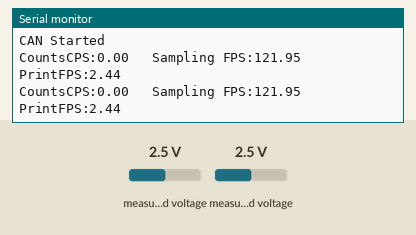
Simulated run of this sketch. Board: ESP32. Shown: the last lines printed to the serial monitor. Inputs (shaded band) come from the test bench; at power-on: measured voltage 2.5 V. No CAN messages arrive unless stated.

Above: at 1.2 s.
1.3 s: measured voltage (sensor 200) set to 0.1 V
At 1.51 s:
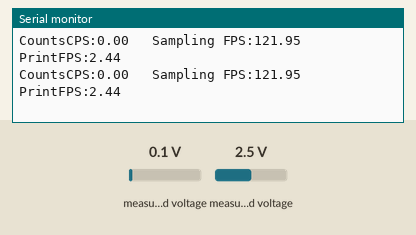
2.8 s: measured voltage (sensor 200) set to 1.2 V
At 3.17 s:
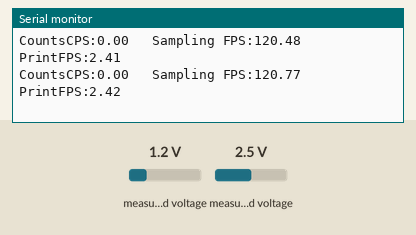
Timing chart, 0 to 5.8 s (numbered marks = the images above; inputs shaded):
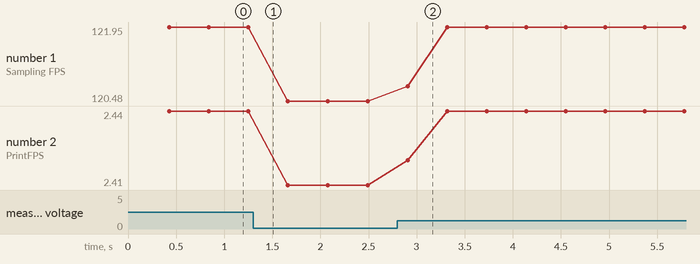

The sketch:

ESP32_PropDaq_Flow.ino
```cpp
#include <Wire.h>
#include <ADS1X15.h>
#include <arduinoFFT.h>
#include "driver/twai.h"

// CAN TWAI message to send
twai_message_t txMessage;

// Pins used to connect to CAN bus transceiver:
#define CAN_RX 10
#define CAN_TX 9
int canTXRXcount[2] = {0,0};

TwoWire I2C_one(0);
//ADS1015 ADS(0x48, &I2C_one); // ADS1015 object using TwoWire
ADS1115 ADS(0x48, &I2C_one); // ADS1115 object using TwoWire

const int numSamples = 1100; // Number of samples for Counter to store/FFT
double samplingFrequency = 3300; //868; // Maximum sampling rate in Hz, usually 868.0 or 3300
volatile double voltageSamples[numSamples];
volatile double vImag[numSamples];
volatile double min_count[numSamples];

//arduinoFFT FFT = arduinoFFT();
unsigned long startTime;

void setup() {
  Serial.begin(921600);
  //I2C_one.begin(13, 14);
  I2C_one.begin(16, 17); //1015
  //I2C_one.begin(42, 41); //1115
  //I2C_one.begin(5, 4);
  I2C_one.setClock(400000);
  startTime = millis();

  // Initialize the ADS1115
  if (!ADS.begin()) {
    Serial.println("Failed to initialize ADS.");
    while (1);
  }
  ADS.setMode(0);
  ADS.setDataRate(7);
  // Set the gain to the desired range (adjust this based on your voltage range)
  ADS.setGain(16);
  ADS.readADC_Differential_0_1();

  //init to 0
  for (int i = 0; i < numSamples; i++){
    min_count[i] = 0;
  }

  twai_general_config_t g_config = TWAI_GENERAL_CONFIG_DEFAULT((gpio_num_t)CAN_TX, (gpio_num_t)CAN_RX, TWAI_MODE_NORMAL);
  twai_timing_config_t t_config = TWAI_TIMING_CONFIG_250KBITS();
  twai_filter_config_t f_config = TWAI_FILTER_CONFIG_ACCEPT_ALL();

  // Install and start the TWAI driver
  esp_err_t canStatus = twai_driver_install(&g_config, &t_config, &f_config);
  if (canStatus == ESP_OK) {
    Serial.println("CAN Driver installed");
  } else {
    Serial.println("CAN Driver installation failed");
  }
  twai_start();
  // Prepare the message to send
  txMessage.identifier = 0x11;           // Example identifier
  txMessage.flags = TWAI_MSG_FLAG_EXTD;  // Example flags (extended frame)
  txMessage.data_length_code = 8;        // Example data length (8 bytes)
  txMessage.data[0] = 0xFF;              // Reserved for message type
  txMessage.data[1] = 0xFF;              // Sensor 1: Temperature
  txMessage.data[2] = 0xFF;              // Sensor 2: Humidity
  txMessage.data[3] = 0xFF;              // Sensor 3: X axis Acceleration
  txMessage.data[4] = 0xFF;              // Sensor 4: Y axis Acceleration
  txMessage.data[5] = 0xFF;              // Sensor 5: Z axis Acceleration
  txMessage.data[6] = 0xFF;              // Sensor 6: Power Use in W
  txMessage.data[7] = 0xFF;              // Reserved for message Count

  Serial.println("CAN Started");

}

void loop() {

  // Store the voltage reading in an array
  static int sampleIndex = 0;
  static int count = 0;

  startTime = millis();

  int sampling_subcycle = 50;
  for (int i = 0; i < sampling_subcycle; i++){
    int16_t adc0 = ADS.getValue();
    double voltage = (adc0 * 1000* ADS.toVoltage()); // Calculate voltage in mV
    //Serial.print("Raw mV:");
    //Serial.println(voltage);
    if (abs(voltage) < 5){
      voltage = 0;
    } //at least 5mV
    voltageSamples[sampleIndex] = voltage;
    //vImag[sampleIndex]=0;

    if (sampleIndex > 1)
    {
      if (min_count[sampleIndex] == 1){ //previous value
        min_count[sampleIndex] = 0;
        count--;
      }
      if ((voltageSamples[sampleIndex] > voltageSamples[sampleIndex-1]) && (voltageSamples[sampleIndex-2] > voltageSamples[sampleIndex-1]))
      { //local minimum
        min_count[sampleIndex] = 1;
        count++;
      }
    }
    //Serial.println(sampleIndex);
    sampleIndex++;
    if (sampleIndex == numSamples){
      sampleIndex = 0;
    }
  }

  unsigned long currentTime = millis();
  unsigned long timePassed = currentTime - startTime;
  Serial.print("CountsCPS:");
  Serial.print(sampling_subcycle*1000.0*count/(numSamples*timePassed));
  Serial.print("\t Sampling FPS:");
  Serial.print(sampling_subcycle*1000.0/(timePassed));
  Serial.print("\t PrintFPS:");
  Serial.println(1000.0/(timePassed));


}
```

Measured:
- after the input at 2.8 s, the serial monitor: prints a new line after 0.11 s (image 2)
- plotted number 1: 121.95 → 120.48 after the input at 1.3 s
- plotted number 2: 2.44 → 2.41 after the input at 1.3 s
